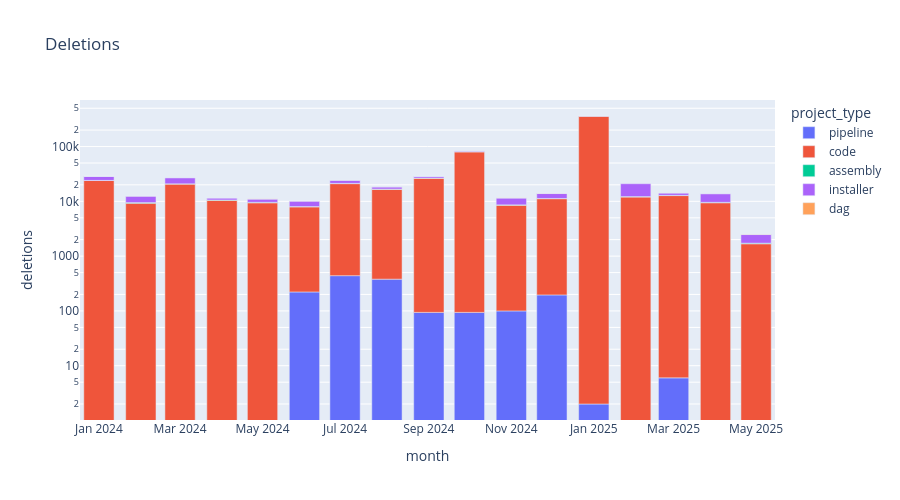

This figure's notebook cell:
### Code cell
px.bar(commits_by_project_type.toPandas(),x='month',y='deletions',color='project_type',height=500,title='Deletions',log_y=True)

### Figure 1 — Plotly figure (JSON) as saved in the notebook; plotly's stock layout.template omitted (floating-point values rounded to 4 significant figures)
{"data": [{"alignmentgroup": "True", "hovertemplate": "project_type=pipeline<br>month=%{x}<br>deletions=%{y}<extra></extra>", "legendgroup": "pipeline", "marker": {"color": "#636efa", "pattern": {"shape": ""}}, "name": "pipeline", "offsetgroup": "pipeline", "orientation": "v", "showlegend": true, "textposition": "auto", "type": "bar", "x": ["2024-12-01T00:00:00", "2024-10-01T00:00:00", "2025-03-01T00:00:00", "2024-07-01T00:00:00", "2025-01-01T00:00:00", "2025-04-01T00:00:00", "2024-08-01T00:00:00", "2024-11-01T00:00:00", "2024-09-01T00:00:00", "2024-06-01T00:00:00", "2025-02-01T00:00:00"], "xaxis": "x", "y": [196, 94, 6, 440, 2, 0, 380, 100, 94, 222, 0], "yaxis": "y"}, {"alignmentgroup": "True", "hovertemplate": "project_type=code<br>month=%{x}<br>deletions=%{y}<extra></extra>", "legendgroup": "code", "marker": {"color": "#EF553B", "pattern": {"shape": ""}}, "name": "code", "offsetgroup": "code", "orientation": "v", "showlegend": true, "textposition": "auto", "type": "bar", "x": ["2024-07-01T00:00:00", "2024-03-01T00:00:00", "2025-01-01T00:00:00", "2024-02-01T00:00:00", "2024-12-01T00:00:00", "2024-01-01T00:00:00", "2025-03-01T00:00:00", "2024-10-01T00:00:00", "2025-04-01T00:00:00", "2024-09-01T00:00:00", "2025-05-01T00:00:00", "2024-11-01T00:00:00", "2024-08-01T00:00:00", "2024-05-01T00:00:00", "2024-06-01T00:00:00", "2024-04-01T00:00:00", "2025-02-01T00:00:00"], "xaxis": "x", "y": [20604, 20670, 359251, 9235, 10983, 24034, 12739, 80287, 9420, 26420, 1681, 8415, 16226, 9401, 7707, 10458, 11986], "yaxis": "y"}, {"alignmentgroup": "True", "hovertemplate": "project_type=assembly<br>month=%{x}<br>deletions=%{y}<extra></extra>", "legendgroup": "assembly", "marker": {"color": "#00cc96", "pattern": {"shape": ""}}, "name": "assembly", "offsetgroup": "assembly", "orientation": "v", "showlegend": true, "textposition": "auto", "type": "bar", "x": ["2024-02-01T00:00:00", "2025-01-01T00:00:00", "2024-10-01T00:00:00", "2024-12-01T00:00:00", "2024-03-01T00:00:00", "2025-04-01T00:00:00", "2025-03-01T00:00:00", "2024-07-01T00:00:00", "2024-01-01T00:00:00", "2024-06-01T00:00:00", "2024-04-01T00:00:00", "2025-02-01T00:00:00", "2024-08-01T00:00:00", "2025-05-01T00:00:00", "2024-11-01T00:00:00", "2024-09-01T00:00:00", "2024-05-01T00:00:00"], "xaxis": "x", "y": [255, 122, 124, 106, 209, 167, 127, 213, 75, 100, 134, 235, 128, 43, 112, 108, 200], "yaxis": "y"}, {"alignmentgroup": "True", "hovertemplate": "project_type=installer<br>month=%{x}<br>deletions=%{y}<extra></extra>", "legendgroup": "installer", "marker": {"color": "#ab63fa", "pattern": {"shape": ""}}, "name": "installer", "offsetgroup": "installer", "orientation": "v", "showlegend": true, "textposition": "auto", "type": "bar", "x": ["2024-10-01T00:00:00", "2024-07-01T00:00:00", "2024-02-01T00:00:00", "2024-03-01T00:00:00", "2024-01-01T00:00:00", "2025-04-01T00:00:00", "2025-03-01T00:00:00", "2024-12-01T00:00:00", "2025-01-01T00:00:00", "2024-11-01T00:00:00", "2025-05-01T00:00:00", "2024-05-01T00:00:00", "2024-04-01T00:00:00", "2024-09-01T00:00:00", "2024-06-01T00:00:00", "2025-02-01T00:00:00", "2024-08-01T00:00:00"], "xaxis": "x", "y": [2695, 2984, 2958, 5860, 4354, 4217, 1337, 2603, 1688, 2877, 753, 1408, 929, 1872, 2074, 8749, 1628], "yaxis": "y"}, {"alignmentgroup": "True", "hovertemplate": "project_type=dag<br>month=%{x}<br>deletions=%{y}<extra></extra>", "legendgroup": "dag", "marker": {"color": "#FFA15A", "pattern": {"shape": ""}}, "name": "dag", "offsetgroup": "dag", "orientation": "v", "showlegend": true, "textposition": "auto", "type": "bar", "x": ["2024-02-01T00:00:00", "2024-12-01T00:00:00", "2024-07-01T00:00:00", "2024-01-01T00:00:00", "2025-04-01T00:00:00", "2025-03-01T00:00:00", "2024-10-01T00:00:00", "2025-05-01T00:00:00", "2024-06-01T00:00:00", "2024-11-01T00:00:00", "2024-04-01T00:00:00", "2024-09-01T00:00:00", "2024-08-01T00:00:00", "2024-05-01T00:00:00"], "xaxis": "x", "y": [34, 92, 53, 2, 15, 31, 114, 25, 43, 51, 2, 25, 9, 71], "yaxis": "y"}], "layout": {"barmode": "relative", "height": 500, "legend": {"title": {"text": "project_type"}, "tracegroupgap": 0}, "title": {"text": "Deletions"}, "xaxis": {"anchor": "y", "domain": [0, 1], "title": {"text": "month"}}, "yaxis": {"anchor": "x", "domain": [0, 1], "title": {"text": "deletions"}, "type": "log"}}}
